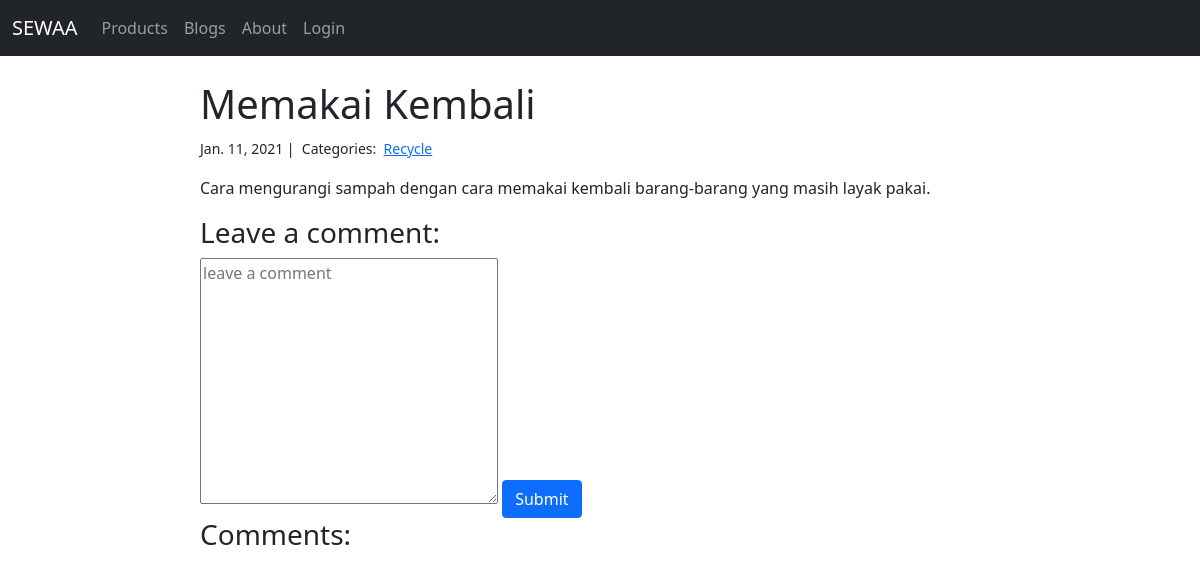
The app's page /blog/2/ with its own data.
### blog/models.py (models this page shows, shortened)
class Blog(models.Model):
    title = models.CharField(max_length=200)
    text = models.TextField()
    created_on = models.DateTimeField(auto_now_add=True)
    last_modified = models.DateTimeField(auto_now=True)
    category = models.ManyToManyField('Category', related_name='posts')
    author = models.ForeignKey(User, null=True, blank=True, on_delete=models.CASCADE)

class Category(models.Model):
    name = models.CharField(max_length=50)

### blog/views.py (the view)
# urls.py: path('<int:id>/', views.blog_detail, name='blog_detail'),
def blog_detail(request, id):
    blog = Blog.objects.get(pk=id)
    categories = blog.category.all()
    comments = blog.comment_set.all()
    return render(request, 'blog/blog_detail.html', {
        'blog' : blog,
        'categories' : categories,
        'comments' : comments,
    })

### blog/templates/blog/blog_detail.html (shortened to what this page needs)
{% extends "base.html" %}
{% block body %}
<div class="col-md-8 offset-md-2">
    <h1>{{ blog.title }}</h1>
    <small>
        {{ blog.created_on.date }} |&nbsp;
        Categories:&nbsp;
        {% for category in categories %}
            <a href="{% url 'blog:blog_category' category=category.name %}">{{ category.name }}</a>
        {% endfor %}
    </small>
    <p>{{ blog.text | linebreaks }}</p>
    <h3>Leave a comment:</h3>
    <form action="{% url 'blog:comment' blog.id %}" method="post">
        <textarea placeholder="leave a comment" name="comment" id="comment" cols="30" rows="10"></textarea>
        <button type="submit" class="btn btn-primary">Submit</button>
    </form>
    <h3>Comments:</h3>
</div>
{% endblock %}

### records on screen
Blog: title "Memakai Kembali", created_on "Jan. 11, 2021", text "Cara mengurangi sampah dengan cara memakai kembali barang-barang yang masih layak pakai."
Category: name "Recycle"
